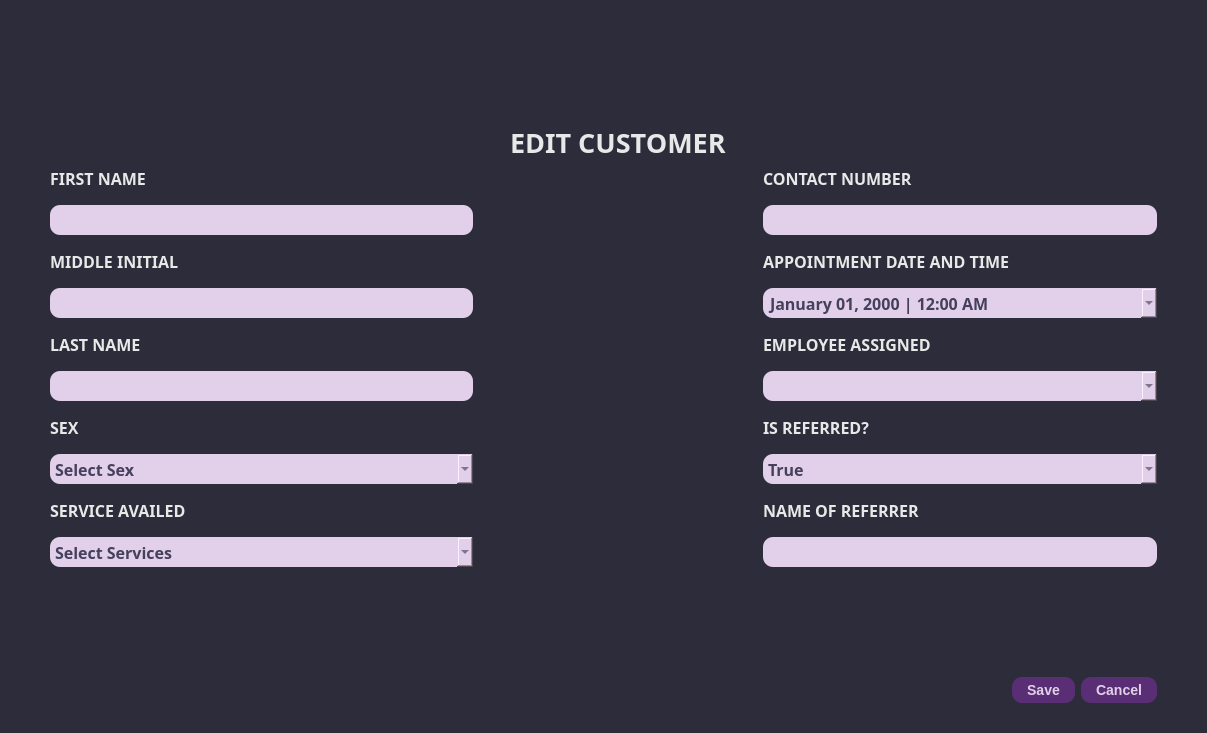
<?xml version="1.0" encoding="UTF-8"?>
<ui version="4.0">
 <class>Dialog</class>
 <widget class="QDialog" name="Dialog">
  <property name="windowModality">
   <enum>Qt::ApplicationModal</enum>
  </property>
  <property name="geometry">
   <rect>
    <x>0</x>
    <y>0</y>
    <width>1207</width>
    <height>733</height>
   </rect>
  </property>
  <property name="minimumSize">
   <size>
    <width>0</width>
    <height>0</height>
   </size>
  </property>
  <property name="maximumSize">
   <size>
    <width>16777215</width>
    <height>16777215</height>
   </size>
  </property>
  <property name="windowTitle">
   <string>Edit Customer</string>
  </property>
  <property name="styleSheet">
   <string notr="true"/>
  </property>
  <layout class="QGridLayout" name="gridLayout_5">
   <property name="leftMargin">
    <number>0</number>
   </property>
   <property name="topMargin">
    <number>0</number>
   </property>
   <property name="rightMargin">
    <number>0</number>
   </property>
   <property name="bottomMargin">
    <number>0</number>
   </property>
   <item row="0" column="0">
    <widget class="QWidget" name="widget" native="true">
     <property name="sizePolicy">
      <sizepolicy hsizetype="Expanding" vsizetype="Preferred">
       <horstretch>0</horstretch>
       <verstretch>0</verstretch>
      </sizepolicy>
     </property>
     <property name="styleSheet">
      <string notr="true">QWidget{
	background-color: #2C2C3B;
}

QLabel{
	color: #E9E8E8;
}

QLineEdit, QComboBox, QDateTimeEdit{
	background-color: #E2CFEA;
	border: none;
	height: 30px;
	border-radius: 10px;
	color: #45405C;
	padding-left: 5px;
	padding-right: 5px;
}

QMenu{
	background-color: white;
}

   QMenu::item:selected {
                background-color: #555;
                color: white;
            }

QComboBox QAbstractItemView {
	background-color: #E2CFEA;
	color: #45405C;
}

QPushButton {
                background-color: #5A2E74;  /* Background color of the buttons */
                color: #E2CFEA;              /* Text color of the buttons */
                border: none;               /* Remove button border */
                border-radius: 10px;         /* Border radius of the buttons */
                padding: 5px 15px;          /* Padding inside the buttons */
                font-size: 14px;            /* Font size of the button text */
				font-weight: bold;
}

QPushButton:hover {
                background-color: #745288;  /* Background color on hover */
}
QPushButton:pressed {
                background-color: #6B4483;  /* Background color on press */
}</string>
     </property>
     <layout class="QGridLayout" name="gridLayout_2">
      <property name="leftMargin">
       <number>50</number>
      </property>
      <property name="topMargin">
       <number>20</number>
      </property>
      <property name="rightMargin">
       <number>50</number>
      </property>
      <property name="bottomMargin">
       <number>30</number>
      </property>
      <item row="2" column="0">
       <spacer name="verticalSpacer">
        <property name="orientation">
         <enum>Qt::Vertical</enum>
        </property>
        <property name="sizeHint" stdset="0">
         <size>
          <width>20</width>
          <height>40</height>
         </size>
        </property>
       </spacer>
      </item>
      <item row="3" column="0">
       <layout class="QHBoxLayout" name="horizontalLayout_2">
        <item>
         <spacer name="horizontalSpacer_11">
          <property name="orientation">
           <enum>Qt::Horizontal</enum>
          </property>
          <property name="sizeHint" stdset="0">
           <size>
            <width>848</width>
            <height>20</height>
           </size>
          </property>
         </spacer>
        </item>
        <item>
         <widget class="QPushButton" name="save_cus_edit_button">
          <property name="cursor">
           <cursorShape>PointingHandCursor</cursorShape>
          </property>
          <property name="text">
           <string>Save</string>
          </property>
          <property name="icon">
           <iconset>
            <normaloff>../static/icons/save_button_light.svg</normaloff>../static/icons/save_button_light.svg</iconset>
          </property>
         </widget>
        </item>
        <item>
         <widget class="QPushButton" name="cancel_edit_cus_button">
          <property name="cursor">
           <cursorShape>PointingHandCursor</cursorShape>
          </property>
          <property name="text">
           <string>Cancel</string>
          </property>
          <property name="icon">
           <iconset>
            <normaloff>../static/icons/cancel_button_light.svg</normaloff>../static/icons/cancel_button_light.svg</iconset>
          </property>
          <property name="checkable">
           <bool>true</bool>
          </property>
          <property name="checked">
           <bool>false</bool>
          </property>
         </widget>
        </item>
        <item>
         <layout class="QHBoxLayout" name="horizontalLayout">
          <property name="spacing">
           <number>0</number>
          </property>
         </layout>
        </item>
       </layout>
      </item>
      <item row="1" column="0">
       <layout class="QGridLayout" name="gridLayout">
        <item row="0" column="3" colspan="2">
         <spacer name="horizontalSpacer_9">
          <property name="orientation">
           <enum>Qt::Horizontal</enum>
          </property>
          <property name="sizeHint" stdset="0">
           <size>
            <width>430</width>
            <height>17</height>
           </size>
          </property>
         </spacer>
        </item>
        <item row="1" column="0">
         <layout class="QVBoxLayout" name="verticalLayout_15">
          <property name="spacing">
           <number>15</number>
          </property>
          <item>
           <layout class="QVBoxLayout" name="verticalLayout">
            <item>
             <widget class="QLabel" name="label_2">
              <property name="font">
               <font>
                <family>JetBrains Mono</family>
                <pointsize>12</pointsize>
                <bold>true</bold>
               </font>
              </property>
              <property name="text">
               <string>FIRST NAME</string>
              </property>
             </widget>
            </item>
            <item>
             <widget class="QLineEdit" name="cus_fname">
              <property name="font">
               <font>
                <family>JetBrains Mono</family>
                <pointsize>12</pointsize>
                <bold>true</bold>
               </font>
              </property>
              <property name="focusPolicy">
               <enum>Qt::StrongFocus</enum>
              </property>
              <property name="styleSheet">
               <string notr="true"/>
              </property>
             </widget>
            </item>
           </layout>
          </item>
          <item>
           <layout class="QVBoxLayout" name="verticalLayout_2">
            <item>
             <widget class="QLabel" name="label_5">
              <property name="font">
               <font>
                <family>JetBrains Mono</family>
                <pointsize>12</pointsize>
                <bold>true</bold>
               </font>
              </property>
              <property name="text">
               <string>MIDDLE INITIAL</string>
              </property>
             </widget>
            </item>
            <item>
             <widget class="QLineEdit" name="cus_minitial">
              <property name="font">
               <font>
                <family>JetBrains Mono</family>
                <pointsize>12</pointsize>
                <bold>true</bold>
               </font>
              </property>
              <property name="styleSheet">
               <string notr="true"/>
              </property>
              <property name="maxLength">
               <number>1</number>
              </property>
             </widget>
            </item>
           </layout>
          </item>
          <item>
           <layout class="QVBoxLayout" name="verticalLayout_3">
            <item>
             <widget class="QLabel" name="label_3">
              <property name="font">
               <font>
                <family>JetBrains Mono</family>
                <pointsize>12</pointsize>
                <bold>true</bold>
               </font>
              </property>
              <property name="text">
               <string>LAST NAME</string>
              </property>
             </widget>
            </item>
            <item>
             <widget class="QLineEdit" name="cus_lname">
              <property name="font">
               <font>
                <family>JetBrains Mono</family>
                <pointsize>12</pointsize>
                <bold>true</bold>
               </font>
              </property>
             </widget>
            </item>
           </layout>
          </item>
          <item>
           <layout class="QVBoxLayout" name="verticalLayout_7">
            <property name="spacing">
             <number>15</number>
            </property>
            <item>
             <widget class="QLabel" name="label_15">
              <property name="font">
               <font>
                <family>JetBrains Mono</family>
                <pointsize>12</pointsize>
                <bold>true</bold>
               </font>
              </property>
              <property name="text">
               <string>SEX</string>
              </property>
             </widget>
            </item>
            <item>
             <widget class="QComboBox" name="cus_sex">
              <property name="font">
               <font>
                <family>JetBrains Mono</family>
                <pointsize>12</pointsize>
                <bold>true</bold>
               </font>
              </property>
              <property name="placeholderText">
               <string>Select Sex</string>
              </property>
              <item>
               <property name="text">
                <string>Male</string>
               </property>
              </item>
              <item>
               <property name="text">
                <string>Female</string>
               </property>
              </item>
             </widget>
            </item>
            <item>
             <widget class="QLabel" name="label_4">
              <property name="font">
               <font>
                <family>JetBrains Mono</family>
                <pointsize>12</pointsize>
                <bold>true</bold>
               </font>
              </property>
              <property name="text">
               <string>SERVICE AVAILED</string>
              </property>
             </widget>
            </item>
            <item>
             <widget class="QComboBox" name="cus_service_availed">
              <property name="enabled">
               <bool>true</bool>
              </property>
              <property name="font">
               <font>
                <family>JetBrains Mono</family>
                <pointsize>12</pointsize>
                <bold>true</bold>
               </font>
              </property>
              <property name="maxCount">
               <number>2147483647</number>
              </property>
              <property name="sizeAdjustPolicy">
               <enum>QComboBox::AdjustToContents</enum>
              </property>
              <property name="placeholderText">
               <string>Select Services</string>
              </property>
             </widget>
            </item>
           </layout>
          </item>
         </layout>
        </item>
        <item row="1" column="4">
         <layout class="QVBoxLayout" name="verticalLayout_16">
          <property name="spacing">
           <number>15</number>
          </property>
          <item>
           <layout class="QVBoxLayout" name="verticalLayout_5">
            <property name="spacing">
             <number>15</number>
            </property>
            <item>
             <widget class="QLabel" name="label_7">
              <property name="font">
               <font>
                <family>JetBrains Mono</family>
                <pointsize>12</pointsize>
                <bold>true</bold>
               </font>
              </property>
              <property name="text">
               <string>CONTACT NUMBER</string>
              </property>
             </widget>
            </item>
            <item>
             <widget class="QLineEdit" name="cus_contact_number">
              <property name="font">
               <font>
                <family>JetBrains Mono</family>
                <pointsize>12</pointsize>
                <bold>true</bold>
               </font>
              </property>
              <property name="styleSheet">
               <string notr="true"/>
              </property>
              <property name="maxLength">
               <number>11</number>
              </property>
             </widget>
            </item>
           </layout>
          </item>
          <item>
           <layout class="QVBoxLayout" name="verticalLayout_4">
            <property name="spacing">
             <number>15</number>
            </property>
            <item>
             <widget class="QLabel" name="label_6">
              <property name="font">
               <font>
                <family>JetBrains Mono</family>
                <pointsize>12</pointsize>
                <bold>true</bold>
               </font>
              </property>
              <property name="text">
               <string>APPOINTMENT DATE AND TIME</string>
              </property>
             </widget>
            </item>
            <item>
             <widget class="QDateTimeEdit" name="cus_app_date_time">
              <property name="font">
               <font>
                <family>JetBrains Mono</family>
                <pointsize>12</pointsize>
                <bold>true</bold>
               </font>
              </property>
              <property name="styleSheet">
               <string notr="true">            QDateEdit QAbstractItemView {
                selection-background-color: #6a9fb5;
                selection-color: white;
                background-color: #f0f0f0;
            }
            QCalendarWidget QWidget#qt_calendar_navigationbar {
                background-color: #45405C; /* Navigation bar background */
            }
            QCalendarWidget QToolButton {
                color: white;
                background-color: #45405C;
            }
            QCalendarWidget QMenu {
                color: white;
                background-color: #45405C;
            }

    	    QCalendarWidget QMenu::item:selected {
                background-color: #333;  /* Background color when an item is selected */
            }
         
            QCalendarWidget QSpinBox {

                color: white;
                background-color: #45405C;
                selection-background-color: #333;
                selection-color: white;
            }
            QCalendarWidget QSpinBox::up-button {
                subcontrol-origin: border;
                subcontrol-position: top right;

            }
            QCalendarWidget QSpinBox::down-button {
                subcontrol-origin: border;
                subcontrol-position: bottom right;

            }
            QCalendarWidget QAbstractItemView:enabled {

                color: black;
                background-color: #E2CFEA;
                selection-background-color: #45405C;
                selection-color: white;
            }</string>
              </property>
              <property name="displayFormat">
               <string>MMMM dd, yyyy | h:mm AP</string>
              </property>
              <property name="calendarPopup">
               <bool>true</bool>
              </property>
              <property name="timeSpec">
               <enum>Qt::LocalTime</enum>
              </property>
             </widget>
            </item>
           </layout>
          </item>
          <item>
           <layout class="QVBoxLayout" name="verticalLayout_10">
            <property name="spacing">
             <number>15</number>
            </property>
            <item>
             <widget class="QLabel" name="label_9">
              <property name="font">
               <font>
                <family>JetBrains Mono</family>
                <pointsize>12</pointsize>
                <bold>true</bold>
               </font>
              </property>
              <property name="text">
               <string>EMPLOYEE ASSIGNED</string>
              </property>
             </widget>
            </item>
            <item>
             <widget class="QComboBox" name="cus_employee_assigned">
              <property name="font">
               <font>
                <family>JetBrains Mono</family>
                <pointsize>12</pointsize>
                <bold>true</bold>
               </font>
              </property>
             </widget>
            </item>
            <item>
             <widget class="QLabel" name="label_8">
              <property name="font">
               <font>
                <family>JetBrains Mono</family>
                <pointsize>12</pointsize>
                <bold>true</bold>
               </font>
              </property>
              <property name="text">
               <string>IS REFERRED?</string>
              </property>
             </widget>
            </item>
            <item>
             <widget class="QComboBox" name="cus_referred">
              <property name="font">
               <font>
                <family>JetBrains Mono</family>
                <pointsize>12</pointsize>
                <bold>true</bold>
               </font>
              </property>
              <item>
               <property name="text">
                <string>True</string>
               </property>
              </item>
              <item>
               <property name="text">
                <string>False</string>
               </property>
              </item>
             </widget>
            </item>
            <item>
             <widget class="QLabel" name="label_10">
              <property name="font">
               <font>
                <family>JetBrains Mono</family>
                <pointsize>12</pointsize>
                <bold>true</bold>
               </font>
              </property>
              <property name="text">
               <string>NAME OF REFERRER</string>
              </property>
             </widget>
            </item>
            <item>
             <widget class="QLineEdit" name="cus_referrer_name">
              <property name="font">
               <font>
                <family>JetBrains Mono</family>
                <pointsize>12</pointsize>
                <bold>true</bold>
               </font>
              </property>
             </widget>
            </item>
           </layout>
          </item>
         </layout>
        </item>
        <item row="0" column="0" colspan="2">
         <spacer name="horizontalSpacer_8">
          <property name="orientation">
           <enum>Qt::Horizontal</enum>
          </property>
          <property name="sizeHint" stdset="0">
           <size>
            <width>459</width>
            <height>17</height>
           </size>
          </property>
         </spacer>
        </item>
        <item row="0" column="2">
         <widget class="QLabel" name="label">
          <property name="font">
           <font>
            <family>JetBrains Mono</family>
            <pointsize>20</pointsize>
            <bold>true</bold>
           </font>
          </property>
          <property name="styleSheet">
           <string notr="true"/>
          </property>
          <property name="text">
           <string>EDIT CUSTOMER</string>
          </property>
         </widget>
        </item>
        <item row="1" column="1" colspan="3">
         <spacer name="horizontalSpacer">
          <property name="orientation">
           <enum>Qt::Horizontal</enum>
          </property>
          <property name="sizeHint" stdset="0">
           <size>
            <width>338</width>
            <height>20</height>
           </size>
          </property>
         </spacer>
        </item>
       </layout>
      </item>
      <item row="0" column="0">
       <spacer name="verticalSpacer_2">
        <property name="orientation">
         <enum>Qt::Vertical</enum>
        </property>
        <property name="sizeHint" stdset="0">
         <size>
          <width>20</width>
          <height>40</height>
         </size>
        </property>
       </spacer>
      </item>
     </layout>
    </widget>
   </item>
  </layout>
 </widget>
 <resources/>
 <connections/>
</ui>
